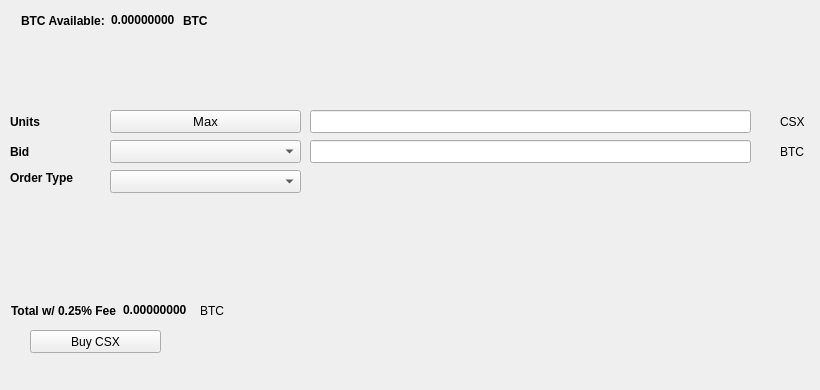
   <widget class="QWidget" name="BuyTab">
    <attribute name="title">
     <string>Buy</string>
    </attribute>
    <widget class="QPushButton" name="BuyCSX">
     <property name="geometry">
      <rect>
       <x>30</x>
       <y>330</y>
       <width>131</width>
       <height>23</height>
      </rect>
     </property>
     <property name="text">
      <string>Buy CSX</string>
     </property>
     <property name="icon">
      <iconset resource="../Casax.qrc">
       <normaloff>:/icons/bitcoin</normaloff>:/icons/bitcoin</iconset>
     </property>
    </widget>
    <widget class="QLabel" name="label_3">
     <property name="geometry">
      <rect>
       <x>10</x>
       <y>110</y>
       <width>46</width>
       <height>23</height>
      </rect>
     </property>
     <property name="font">
      <font>
       <weight>75</weight>
       <bold>true</bold>
      </font>
     </property>
     <property name="text">
      <string>Units</string>
     </property>
    </widget>
    <widget class="QLineEdit" name="UnitsInput">
     <property name="geometry">
      <rect>
       <x>310</x>
       <y>110</y>
       <width>441</width>
       <height>23</height>
      </rect>
     </property>
     <property name="font">
      <font>
       <pointsize>9</pointsize>
       <weight>75</weight>
       <bold>true</bold>
      </font>
     </property>
    </widget>
    <widget class="QLineEdit" name="BuyBidPriceEdit">
     <property name="geometry">
      <rect>
       <x>310</x>
       <y>140</y>
       <width>441</width>
       <height>23</height>
      </rect>
     </property>
     <property name="font">
      <font>
       <pointsize>9</pointsize>
       <weight>75</weight>
       <bold>true</bold>
      </font>
     </property>
    </widget>
    <widget class="QLabel" name="label_4">
     <property name="geometry">
      <rect>
       <x>780</x>
       <y>110</y>
       <width>31</width>
       <height>23</height>
      </rect>
     </property>
     <property name="text">
      <string>CSX</string>
     </property>
    </widget>
    <widget class="QLabel" name="label_5">
     <property name="geometry">
      <rect>
       <x>780</x>
       <y>140</y>
       <width>31</width>
       <height>23</height>
      </rect>
     </property>
     <property name="text">
      <string>BTC</string>
     </property>
    </widget>
    <widget class="QLabel" name="label_6">
     <property name="geometry">
      <rect>
       <x>10</x>
       <y>140</y>
       <width>46</width>
       <height>23</height>
      </rect>
     </property>
     <property name="font">
      <font>
       <weight>75</weight>
       <bold>true</bold>
      </font>
     </property>
     <property name="text">
      <string>Bid</string>
     </property>
    </widget>
    <widget class="QLabel" name="label_7">
     <property name="geometry">
      <rect>
       <x>10</x>
       <y>170</y>
       <width>91</width>
       <height>16</height>
      </rect>
     </property>
     <property name="font">
      <font>
       <weight>75</weight>
       <bold>true</bold>
      </font>
     </property>
     <property name="text">
      <string>Order Type</string>
     </property>
    </widget>
    <widget class="QPushButton" name="Buy_Max_Amount">
     <property name="geometry">
      <rect>
       <x>110</x>
       <y>110</y>
       <width>191</width>
       <height>23</height>
      </rect>
     </property>
     <property name="font">
      <font>
       <pointsize>10</pointsize>
      </font>
     </property>
     <property name="text">
      <string>Max</string>
     </property>
    </widget>
    <widget class="QComboBox" name="BuyBidcomboBox">
     <property name="geometry">
      <rect>
       <x>110</x>
       <y>140</y>
       <width>191</width>
       <height>23</height>
      </rect>
     </property>
     <property name="font">
      <font>
       <pointsize>10</pointsize>
      </font>
     </property>
    </widget>
    <widget class="QComboBox" name="buyOrdertypeCombo">
     <property name="geometry">
      <rect>
       <x>110</x>
       <y>170</y>
       <width>191</width>
       <height>23</height>
      </rect>
     </property>
     <property name="font">
      <font>
       <pointsize>10</pointsize>
      </font>
     </property>
    </widget>
    <widget class="QWidget" name="layoutWidget1">
     <property name="geometry">
      <rect>
       <x>21</x>
       <y>11</y>
       <width>227</width>
       <height>19</height>
      </rect>
     </property>
     <layout class="QHBoxLayout" name="horizontalLayout_3">
      <item>
       <widget class="QLabel" name="label232">
        <property name="font">
         <font>
          <weight>75</weight>
          <bold>true</bold>
         </font>
        </property>
        <property name="text">
         <string>BTC Available:</string>
        </property>
       </widget>
      </item>
      <item>
       <widget class="QLabel" name="BtcAvailableLbl">
        <property name="palette">
         <palette>
          <active>
           <colorrole role="WindowText">
            <brush brushstyle="SolidPattern">
             <color alpha="255">
              <red>0</red>
              <green>0</green>
              <blue>0</blue>
             </color>
            </brush>
           </colorrole>
           <colorrole role="Button">
            <brush brushstyle="SolidPattern">
             <color alpha="255">
              <red>0</red>
              <green>170</green>
              <blue>0</blue>
             </color>
            </brush>
           </colorrole>
           <colorrole role="Light">
            <brush brushstyle="SolidPattern">
             <color alpha="255">
              <red>0</red>
              <green>255</green>
              <blue>0</blue>
             </color>
            </brush>
           </colorrole>
           <colorrole role="Midlight">
            <brush brushstyle="SolidPattern">
             <color alpha="255">
              <red>0</red>
              <green>212</green>
              <blue>0</blue>
             </color>
            </brush>
           </colorrole>
           <colorrole role="Dark">
            <brush brushstyle="SolidPattern">
             <color alpha="255">
              <red>0</red>
              <green>85</green>
              <blue>0</blue>
             </color>
            </brush>
           </colorrole>
           <colorrole role="Mid">
            <brush brushstyle="SolidPattern">
             <color alpha="255">
              <red>0</red>
              <green>113</green>
              <blue>0</blue>
             </color>
            </brush>
           </colorrole>
           <colorrole role="Text">
            <brush brushstyle="SolidPattern">
             <color alpha="255">
              <red>0</red>
              <green>170</green>
              <blue>0</blue>
             </color>
            </brush>
           </colorrole>
           <colorrole role="BrightText">
            <brush brushstyle="SolidPattern">
             <color alpha="255">
              <red>255</red>
              <green>255</green>
              <blue>255</blue>
             </color>
            </brush>
           </colorrole>
           <colorrole role="ButtonText">
            <brush brushstyle="SolidPattern">
             <color alpha="255">
              <red>0</red>
              <green>0</green>
              <blue>0</blue>
             </color>
            </brush>
           </colorrole>
           <colorrole role="Base">
            <brush brushstyle="SolidPattern">
             <color alpha="255">
              <red>255</red>
              <green>255</green>
              <blue>255</blue>
             </color>
            </brush>
           </colorrole>
           <colorrole role="Window">
            <brush brushstyle="SolidPattern">
             <color alpha="255">
              <red>0</red>
              <green>170</green>
              <blue>0</blue>
             </color>
            </brush>
           </colorrole>
           <colorrole role="Shadow">
            <brush brushstyle="SolidPattern">
             <color alpha="255">
              <red>0</red>
              <green>0</green>
              <blue>0</blue>
             </color>
            </brush>
           </colorrole>
           <colorrole role="AlternateBase">
            <brush brushstyle="SolidPattern">
             <color alpha="255">
              <red>127</red>
              <green>212</green>
              <blue>127</blue>
             </color>
            </brush>
           </colorrole>
           <colorrole role="ToolTipBase">
            <brush brushstyle="SolidPattern">
             <color alpha="255">
              <red>255</red>
              <green>255</green>
              <blue>220</blue>
             </color>
            </brush>
           </colorrole>
           <colorrole role="ToolTipText">
            <brush brushstyle="SolidPattern">
             <color alpha="255">
              <red>0</red>
              <green>0</green>
              <blue>0</blue>
             </color>
            </brush>
           </colorrole>
          </active>
          <inactive>
           <colorrole role="WindowText">
            <brush brushstyle="SolidPattern">
             <color alpha="255">
              <red>0</red>
              <green>0</green>
              <blue>0</blue>
             </color>
            </brush>
           </colorrole>
           <colorrole role="Button">
            <brush brushstyle="SolidPattern">
             <color alpha="255">
              <red>0</red>
              <green>170</green>
              <blue>0</blue>
             </color>
            </brush>
           </colorrole>
           <colorrole role="Light">
            <brush brushstyle="SolidPattern">
             <color alpha="255">
              <red>0</red>
              <green>255</green>
              <blue>0</blue>
             </color>
            </brush>
           </colorrole>
           <colorrole role="Midlight">
            <brush brushstyle="SolidPattern">
             <color alpha="255">
              <red>0</red>
              <green>212</green>
              <blue>0</blue>
             </color>
            </brush>
           </colorrole>
           <colorrole role="Dark">
            <brush brushstyle="SolidPattern">
             <color alpha="255">
              <red>0</red>
              <green>85</green>
              <blue>0</blue>
             </color>
            </brush>
           </colorrole>
           <colorrole role="Mid">
            <brush brushstyle="SolidPattern">
             <color alpha="255">
              <red>0</red>
              <green>113</green>
              <blue>0</blue>
             </color>
            </brush>
           </colorrole>
           <colorrole role="Text">
            <brush brushstyle="SolidPattern">
             <color alpha="255">
              <red>0</red>
              <green>170</green>
              <blue>0</blue>
             </color>
            </brush>
           </colorrole>
           <colorrole role="BrightText">
            <brush brushstyle="SolidPattern">
             <color alpha="255">
              <red>255</red>
              <green>255</green>
              <blue>255</blue>
             </color>
            </brush>
           </colorrole>
           <colorrole role="ButtonText">
            <brush brushstyle="SolidPattern">
             <color alpha="255">
              <red>0</red>
              <green>0</green>
              <blue>0</blue>
             </color>
            </brush>
           </colorrole>
           <colorrole role="Base">
            <brush brushstyle="SolidPattern">
             <color alpha="255">
              <red>255</red>
              <green>255</green>
              <blue>255</blue>
             </color>
            </brush>
           </colorrole>
           <colorrole role="Window">
            <brush brushstyle="SolidPattern">
             <color alpha="255">
              <red>0</red>
              <green>170</green>
              <blue>0</blue>
             </color>
            </brush>
           </colorrole>
           <colorrole role="Shadow">
            <brush brushstyle="SolidPattern">
             <color alpha="255">
              <red>0</red>
              <green>0</green>
              <blue>0</blue>
             </color>
            </brush>
           </colorrole>
           <colorrole role="AlternateBase">
            <brush brushstyle="SolidPattern">
             <color alpha="255">
              <red>127</red>
              <green>212</green>
              <blue>127</blue>
             </color>
            </brush>
           </colorrole>
           <colorrole role="ToolTipBase">
            <brush brushstyle="SolidPattern">
             <color alpha="255">
              <red>255</red>
              <green>255</green>
              <blue>220</blue>
             </color>
            </brush>
           </colorrole>
           <colorrole role="ToolTipText">
            <brush brushstyle="SolidPattern">
             <color alpha="255">
              <red>0</red>
              <green>0</green>
              <blue>0</blue>
             </color>
            </brush>
           </colorrole>
          </inactive>
          <disabled>
           <colorrole role="WindowText">
            <brush brushstyle="SolidPattern">
             <color alpha="255">
              <red>0</red>
              <green>85</green>
              <blue>0</blue>
             </color>
            </brush>
           </colorrole>
           <colorrole role="Button">
            <brush brushstyle="SolidPattern">
             <color alpha="255">
              <red>0</red>
              <green>170</green>
              <blue>0</blue>
             </color>
            </brush>
           </colorrole>
           <colorrole role="Light">
            <brush brushstyle="SolidPattern">
             <color alpha="255">
              <red>0</red>
              <green>255</green>
              <blue>0</blue>
             </color>
            </brush>
           </colorrole>
           <colorrole role="Midlight">
            <brush brushstyle="SolidPattern">
             <color alpha="255">
              <red>0</red>
              <green>212</green>
              <blue>0</blue>
             </color>
            </brush>
           </colorrole>
           <colorrole role="Dark">
            <brush brushstyle="SolidPattern">
             <color alpha="255">
              <red>0</red>
              <green>85</green>
              <blue>0</blue>
             </color>
            </brush>
           </colorrole>
           <colorrole role="Mid">
            <brush brushstyle="SolidPattern">
             <color alpha="255">
              <red>0</red>
              <green>113</green>
              <blue>0</blue>
             </color>
            </brush>
           </colorrole>
           <colorrole role="Text">
            <brush brushstyle="SolidPattern">
             <color alpha="255">
              <red>0</red>
              <green>85</green>
              <blue>0</blue>
             </color>
            </brush>
           </colorrole>
           <colorrole role="BrightText">
            <brush brushstyle="SolidPattern">
             <color alpha="255">
              <red>255</red>
              <green>255</green>
              <blue>255</blue>
             </color>
            </brush>
           </colorrole>
           <colorrole role="ButtonText">
            <brush brushstyle="SolidPattern">
             <color alpha="255">
              <red>0</red>
              <green>85</green>
              <blue>0</blue>
             </color>
            </brush>
           </colorrole>
           <colorrole role="Base">
            <brush brushstyle="SolidPattern">
             <color alpha="255">
              <red>0</red>
              <green>170</green>
              <blue>0</blue>
             </color>
            </brush>
           </colorrole>
           <colorrole role="Window">
            <brush brushstyle="SolidPattern">
             <color alpha="255">
              <red>0</red>
              <green>170</green>
              <blue>0</blue>
             </color>
            </brush>
           </colorrole>
           <colorrole role="Shadow">
            <brush brushstyle="SolidPattern">
             <color alpha="255">
              <red>0</red>
              <green>0</green>
              <blue>0</blue>
             </color>
            </brush>
           </colorrole>
           <colorrole role="AlternateBase">
            <brush brushstyle="SolidPattern">
             <color alpha="255">
              <red>0</red>
              <green>170</green>
              <blue>0</blue>
             </color>
            </brush>
           </colorrole>
           <colorrole role="ToolTipBase">
            <brush brushstyle="SolidPattern">
             <color alpha="255">
              <red>255</red>
              <green>255</green>
              <blue>220</blue>
             </color>
            </brush>
           </colorrole>
           <colorrole role="ToolTipText">
            <brush brushstyle="SolidPattern">
             <color alpha="255">
              <red>0</red>
              <green>0</green>
              <blue>0</blue>
             </color>
            </brush>
           </colorrole>
          </disabled>
         </palette>
        </property>
        <property name="font">
         <font>
          <weight>75</weight>
          <bold>true</bold>
         </font>
        </property>
        <property name="text">
         <string>0.00000000</string>
        </property>
        <property name="textInteractionFlags">
         <set>Qt::LinksAccessibleByMouse|Qt::TextSelectableByKeyboard|Qt::TextSelectableByMouse</set>
        </property>
       </widget>
      </item>
      <item>
       <widget class="QLabel" name="BtcAvailableLbl_2">
        <property name="font">
         <font>
          <weight>75</weight>
          <bold>true</bold>
         </font>
        </property>
        <property name="text">
         <string>BTC</string>
        </property>
       </widget>
      </item>
     </layout>
    </widget>
    <widget class="QWidget" name="layoutWidge2">
     <property name="geometry">
      <rect>
       <x>11</x>
       <y>301</y>
       <width>259</width>
       <height>19</height>
      </rect>
     </property>
     <layout class="QHBoxLayout" name="horizontalLayout_4">
      <item>
       <widget class="QLabel" name="label_9">
        <property name="font">
         <font>
          <weight>75</weight>
          <bold>true</bold>
         </font>
        </property>
        <property name="text">
         <string>Total w/ 0.25% Fee</string>
        </property>
       </widget>
      </item>
      <item>
       <widget class="QLabel" name="BuyCostLabel">
        <property name="palette">
         <palette>
          <active>
           <colorrole role="WindowText">
            <brush brushstyle="SolidPattern">
             <color alpha="255">
              <red>0</red>
              <green>0</green>
              <blue>0</blue>
             </color>
            </brush>
           </colorrole>
           <colorrole role="Button">
            <brush brushstyle="SolidPattern">
             <color alpha="255">
              <red>0</red>
              <green>170</green>
              <blue>0</blue>
             </color>
            </brush>
           </colorrole>
           <colorrole role="Light">
            <brush brushstyle="SolidPattern">
             <color alpha="255">
              <red>0</red>
              <green>255</green>
              <blue>0</blue>
             </color>
            </brush>
           </colorrole>
           <colorrole role="Midlight">
            <brush brushstyle="SolidPattern">
             <color alpha="255">
              <red>0</red>
              <green>212</green>
              <blue>0</blue>
             </color>
            </brush>
           </colorrole>
           <colorrole role="Dark">
            <brush brushstyle="SolidPattern">
             <color alpha="255">
              <red>0</red>
              <green>85</green>
              <blue>0</blue>
             </color>
            </brush>
           </colorrole>
           <colorrole role="Mid">
            <brush brushstyle="SolidPattern">
             <color alpha="255">
              <red>0</red>
              <green>113</green>
              <blue>0</blue>
             </color>
            </brush>
           </colorrole>
           <colorrole role="Text">
            <brush brushstyle="SolidPattern">
             <color alpha="255">
              <red>0</red>
              <green>170</green>
              <blue>0</blue>
             </color>
            </brush>
           </colorrole>
           <colorrole role="BrightText">
            <brush brushstyle="SolidPattern">
             <color alpha="255">
              <red>255</red>
              <green>255</green>
              <blue>255</blue>
             </color>
            </brush>
           </colorrole>
           <colorrole role="ButtonText">
            <brush brushstyle="SolidPattern">
             <color alpha="255">
              <red>0</red>
              <green>0</green>
              <blue>0</blue>
             </color>
            </brush>
           </colorrole>
           <colorrole role="Base">
            <brush brushstyle="SolidPattern">
             <color alpha="255">
              <red>255</red>
              <green>255</green>
              <blue>255</blue>
             </color>
            </brush>
           </colorrole>
           <colorrole role="Window">
            <brush brushstyle="SolidPattern">
             <color alpha="255">
              <red>0</red>
              <green>170</green>
              <blue>0</blue>
             </color>
            </brush>
           </colorrole>
           <colorrole role="Shadow">
            <brush brushstyle="SolidPattern">
             <color alpha="255">
              <red>0</red>
              <green>0</green>
              <blue>0</blue>
             </color>
            </brush>
           </colorrole>
           <colorrole role="AlternateBase">
            <brush brushstyle="SolidPattern">
             <color alpha="255">
              <red>127</red>
              <green>212</green>
              <blue>127</blue>
             </color>
            </brush>
           </colorrole>
           <colorrole role="ToolTipBase">
            <brush brushstyle="SolidPattern">
             <color alpha="255">
              <red>255</red>
              <green>255</green>
              <blue>220</blue>
             </color>
            </brush>
           </colorrole>
           <colorrole role="ToolTipText">
            <brush brushstyle="SolidPattern">
             <color alpha="255">
              <red>0</red>
              <green>0</green>
              <blue>0</blue>
             </color>
            </brush>
           </colorrole>
          </active>
          <inactive>
           <colorrole role="WindowText">
            <brush brushstyle="SolidPattern">
             <color alpha="255">
              <red>0</red>
              <green>0</green>
              <blue>0</blue>
             </color>
            </brush>
           </colorrole>
           <colorrole role="Button">
            <brush brushstyle="SolidPattern">
             <color alpha="255">
              <red>0</red>
              <green>170</green>
              <blue>0</blue>
             </color>
            </brush>
           </colorrole>
           <colorrole role="Light">
            <brush brushstyle="SolidPattern">
             <color alpha="255">
              <red>0</red>
              <green>255</green>
              <blue>0</blue>
             </color>
            </brush>
           </colorrole>
           <colorrole role="Midlight">
            <brush brushstyle="SolidPattern">
             <color alpha="255">
              <red>0</red>
              <green>212</green>
              <blue>0</blue>
             </color>
            </brush>
           </colorrole>
           <colorrole role="Dark">
            <brush brushstyle="SolidPattern">
             <color alpha="255">
              <red>0</red>
              <green>85</green>
              <blue>0</blue>
             </color>
            </brush>
           </colorrole>
           <colorrole role="Mid">
            <brush brushstyle="SolidPattern">
             <color alpha="255">
              <red>0</red>
              <green>113</green>
              <blue>0</blue>
             </color>
            </brush>
           </colorrole>
           <colorrole role="Text">
            <brush brushstyle="SolidPattern">
             <color alpha="255">
              <red>0</red>
              <green>170</green>
              <blue>0</blue>
             </color>
            </brush>
           </colorrole>
           <colorrole role="BrightText">
            <brush brushstyle="SolidPattern">
             <color alpha="255">
              <red>255</red>
              <green>255</green>
              <blue>255</blue>
             </color>
            </brush>
           </colorrole>
           <colorrole role="ButtonText">
            <brush brushstyle="SolidPattern">
             <color alpha="255">
              <red>0</red>
              <green>0</green>
              <blue>0</blue>
             </color>
            </brush>
           </colorrole>
           <colorrole role="Base">
            <brush brushstyle="SolidPattern">
             <color alpha="255">
              <red>255</red>
              <green>255</green>
              <blue>255</blue>
             </color>
            </brush>
           </colorrole>
           <colorrole role="Window">
            <brush brushstyle="SolidPattern">
             <color alpha="255">
              <red>0</red>
              <green>170</green>
              <blue>0</blue>
             </color>
            </brush>
           </colorrole>
           <colorrole role="Shadow">
            <brush brushstyle="SolidPattern">
             <color alpha="255">
              <red>0</red>
              <green>0</green>
              <blue>0</blue>
             </color>
            </brush>
           </colorrole>
           <colorrole role="AlternateBase">
            <brush brushstyle="SolidPattern">
             <color alpha="255">
              <red>127</red>
              <green>212</green>
              <blue>127</blue>
             </color>
            </brush>
           </colorrole>
           <colorrole role="ToolTipBase">
            <brush brushstyle="SolidPattern">
             <color alpha="255">
              <red>255</red>
              <green>255</green>
              <blue>220</blue>
             </color>
            </brush>
           </colorrole>
           <colorrole role="ToolTipText">
            <brush brushstyle="SolidPattern">
             <color alpha="255">
              <red>0</red>
              <green>0</green>
              <blue>0</blue>
             </color>
            </brush>
           </colorrole>
          </inactive>
          <disabled>
           <colorrole role="WindowText">
            <brush brushstyle="SolidPattern">
             <color alpha="255">
              <red>0</red>
              <green>85</green>
              <blue>0</blue>
             </color>
            </brush>
           </colorrole>
           <colorrole role="Button">
            <brush brushstyle="SolidPattern">
             <color alpha="255">
              <red>0</red>
              <green>170</green>
              <blue>0</blue>
             </color>
            </brush>
           </colorrole>
           <colorrole role="Light">
            <brush brushstyle="SolidPattern">
             <color alpha="255">
              <red>0</red>
              <green>255</green>
              <blue>0</blue>
             </color>
            </brush>
           </colorrole>
           <colorrole role="Midlight">
            <brush brushstyle="SolidPattern">
             <color alpha="255">
              <red>0</red>
              <green>212</green>
              <blue>0</blue>
             </color>
            </brush>
           </colorrole>
           <colorrole role="Dark">
            <brush brushstyle="SolidPattern">
             <color alpha="255">
              <red>0</red>
              <green>85</green>
              <blue>0</blue>
             </color>
            </brush>
           </colorrole>
           <colorrole role="Mid">
            <brush brushstyle="SolidPattern">
             <color alpha="255">
              <red>0</red>
              <green>113</green>
              <blue>0</blue>
             </color>
            </brush>
           </colorrole>
           <colorrole role="Text">
            <brush brushstyle="SolidPattern">
             <color alpha="255">
              <red>0</red>
              <green>85</green>
              <blue>0</blue>
             </color>
            </brush>
           </colorrole>
           <colorrole role="BrightText">
            <brush brushstyle="SolidPattern">
             <color alpha="255">
              <red>255</red>
              <green>255</green>
              <blue>255</blue>
             </color>
            </brush>
           </colorrole>
           <colorrole role="ButtonText">
            <brush brushstyle="SolidPattern">
             <color alpha="255">
              <red>0</red>
              <green>85</green>
              <blue>0</blue>
             </color>
            </brush>
           </colorrole>
           <colorrole role="Base">
            <brush brushstyle="SolidPattern">
             <color alpha="255">
              <red>0</red>
              <green>170</green>
              <blue>0</blue>
             </color>
            </brush>
           </colorrole>
           <colorrole role="Window">
            <brush brushstyle="SolidPattern">
             <color alpha="255">
              <red>0</red>
              <green>170</green>
              <blue>0</blue>
             </color>
            </brush>
           </colorrole>
           <colorrole role="Shadow">
            <brush brushstyle="SolidPattern">
             <color alpha="255">
              <red>0</red>
              <green>0</green>
              <blue>0</blue>
             </color>
            </brush>
           </colorrole>
           <colorrole role="AlternateBase">
            <brush brushstyle="SolidPattern">
             <color alpha="255">
              <red>0</red>
              <green>170</green>
              <blue>0</blue>
             </color>
            </brush>
           </colorrole>
           <colorrole role="ToolTipBase">
            <brush brushstyle="SolidPattern">
             <color alpha="255">
              <red>255</red>
              <green>255</green>
              <blue>220</blue>
             </color>
            </brush>
           </colorrole>
           <colorrole role="ToolTipText">
            <brush brushstyle="SolidPattern">
             <color alpha="255">
              <red>0</red>
              <green>0</green>
              <blue>0</blue>
             </color>
            </brush>
           </colorrole>
          </disabled>
         </palette>
        </property>
        <property name="font">
         <font>
          <weight>75</weight>
          <bold>true</bold>
         </font>
        </property>
        <property name="autoFillBackground">
         <bool>false</bool>
        </property>
        <property name="text">
         <string>0.00000000</string>
        </property>
        <property name="textInteractionFlags">
         <set>Qt::LinksAccessibleByMouse|Qt::TextSelectableByMouse</set>
        </property>
       </widget>
      </item>
      <item>
       <widget class="QLabel" name="label_10">
        <property name="font">
         <font>
          <weight>50</weight>
          <bold>false</bold>
         </font>
        </property>
        <property name="text">
         <string>BTC</string>
        </property>
       </widget>
      </item>
     </layout>
    </widget>
    <widget class="QLabel" name="label_24">
     <property name="geometry">
      <rect>
       <x>460</x>
       <y>300</y>
       <width>281</width>
       <height>81</height>
      </rect>
     </property>
     <property name="text">
      <string/>
     </property>
     <property name="pixmap">
      <pixmap>:/images/bittrex</pixmap>
     </property>
    </widget>
   </widget>
